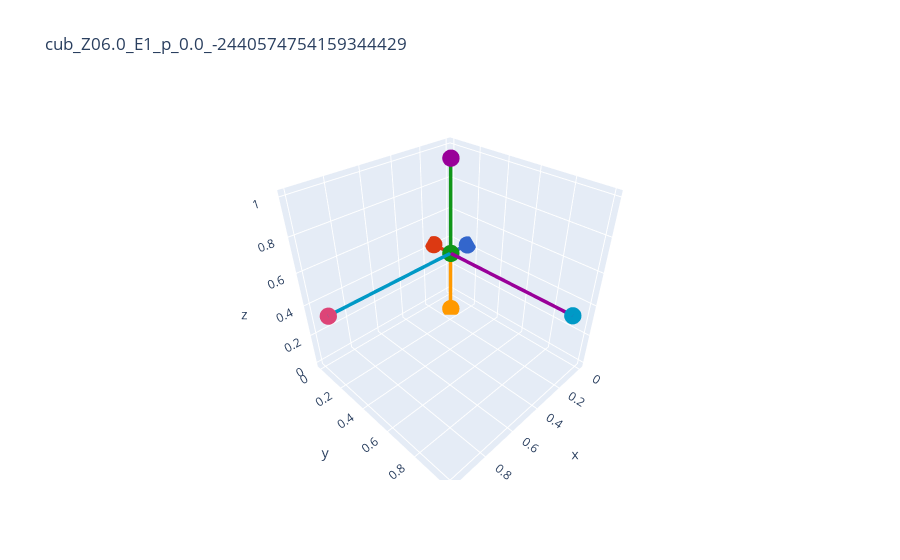

Notebook source saved alongside this figure:
### Code cell
lat = Lattice(**cat[0])
plotting.plotly_unit_cell_3d(lat)

### Figure 1 — Plotly figure (JSON) as saved in the notebook; plotly's stock layout.template omitted (floating-point values rounded to 4 significant figures)
{"data": [{"marker": {"color": ["#3366CC", "#DC3912", "#FF9900", "#109618", "#990099", "#0099C6", "#DD4477"], "size": 6}, "mode": "markers", "name": "nodes", "showlegend": false, "text": [0, 1, 2, 3, 4, 5, 6], "textfont": {"size": 14}, "type": "scatter3d", "x": [0, 0.1448, 0.1448, 0.1448, 0.1448, 0.1448, 1], "y": [0.1495, 0, 0.1495, 0.1495, 0.1495, 1, 0.1495], "z": [0.4177, 0.4177, 0, 0.4177, 1, 0.4177, 0.4177]}, {"connectgaps": false, "hoverinfo": "none", "line": {"color": ["#3366CC", "#3366CC", "#3366CC", "#DC3912", "#DC3912", "#DC3912", "#FF9900", "#FF9900", "#FF9900", "#109618", "#109618", "#109618", "#990099", "#990099", "#990099", "#0099C6", "#0099C6", "#0099C6"], "width": 7}, "mode": "lines", "showlegend": false, "type": "scatter3d", "x": [0, 0.1448, null, 0.1448, 0.1448, null, 0.1448, 0.1448, null, 0.1448, 0.1448, null, 0.1448, 0.1448, null, 0.1448, 1, null], "y": [0.1495, 0.1495, null, 0, 0.1495, null, 0.1495, 0.1495, null, 0.1495, 0.1495, null, 0.1495, 1, null, 0.1495, 0.1495, null], "z": [0.4177, 0.4177, null, 0.4177, 0.4177, null, 0, 0.4177, null, 0.4177, 1, null, 0.4177, 0.4177, null, 0.4177, 0.4177, null]}], "layout": {"title": {"text": "cub_Z06.0_E1_p_0.0_-2440574754159344429"}}}
